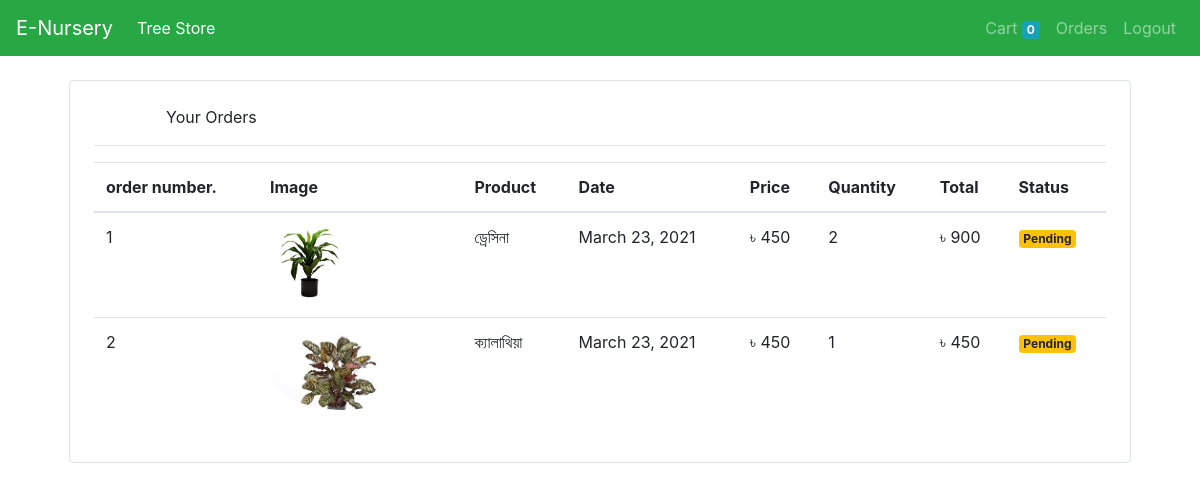
/orders (signed in), run on an earlier commit of the app's database.
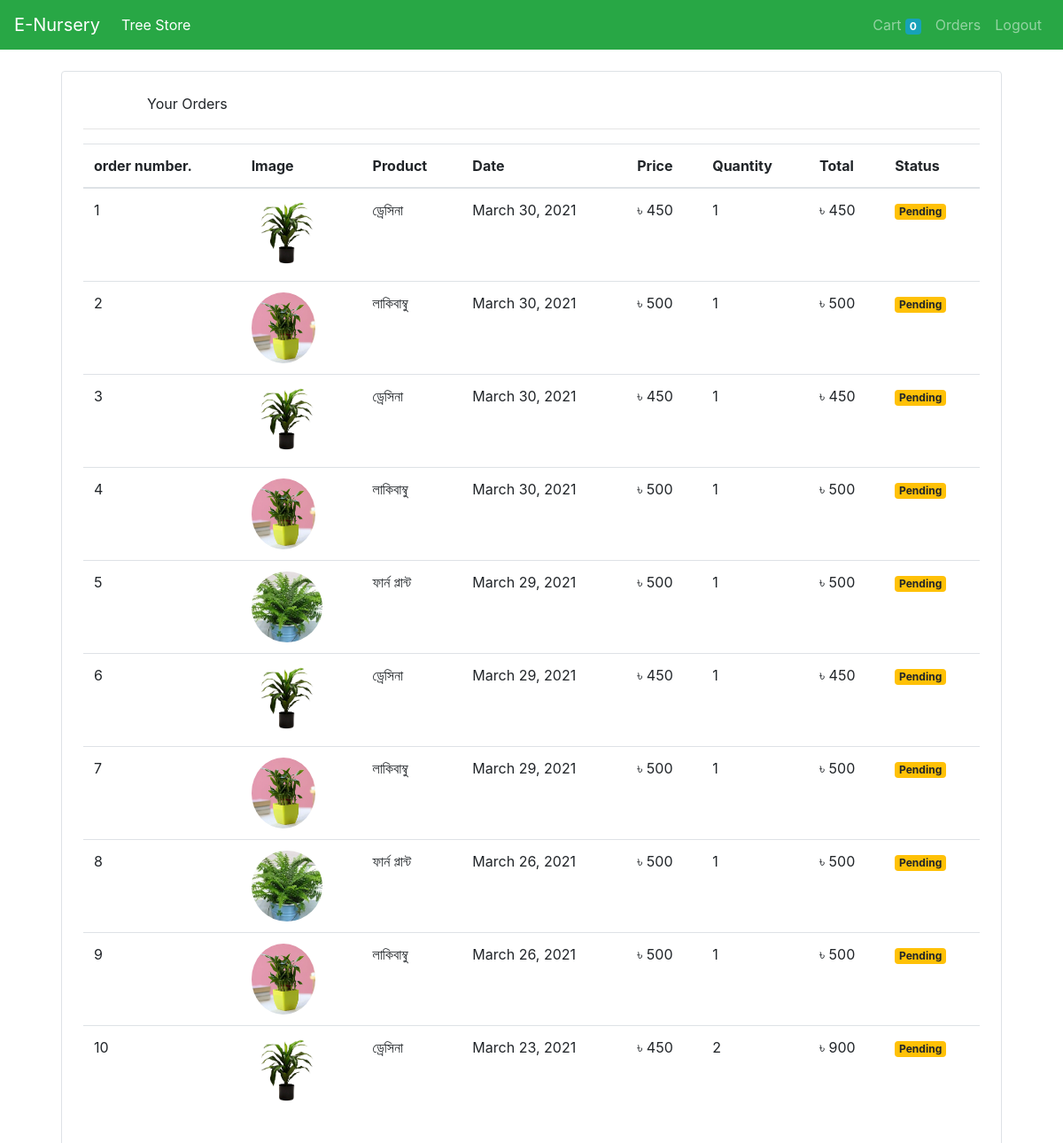
And on a later commit of the database.
### store/models/orders.py (models this page shows, shortened)
class Order(models.Model):
    product = models.ForeignKey(Product,
                                on_delete=models.CASCADE)
    customer = models.ForeignKey(Customer,
                                 on_delete=models.CASCADE)
    quantity = models.IntegerField(default=1)
    price = models.IntegerField()
    address = models.CharField(max_length=50, default='', blank=True)
    phone = models.CharField(max_length=50, default='', blank=True)
    date = models.DateField(default=datetime.datetime.today)
    status = models.BooleanField(default=False)
    @staticmethod
    def get_orders_by_customer(customer_id):
        return Order.objects.filter(customer=customer_id).order_by('-date')

### store/models/product.py (models this page shows, shortened)
class Product(models.Model):
    name = models.CharField(max_length=50)
    price = models.IntegerField(default=0)
    category = models.ForeignKey(Category, on_delete=models.CASCADE, default=1)
    description = models.CharField(max_length=200, default='' , null=True , blank=True)
    image = models.ImageField(upload_to='uploads/products/')

### store/middlewares/auth.py (the view)
    def middleware(request):
        print(request.session.get('customer'))
        returnUrl = request.META['PATH_INFO']
        print(request.META['PATH_INFO'])
        if not request.session.get('customer'):
           return redirect(f'login?return_url={returnUrl}')
        response = get_response(request)
        return response

### store/templatetags/custom_filter.py (called while the page is built)
@register.filter(name='currency')
def currency(number):
    return "৳ "+str(number)

@register.filter(name='multiply')
def multiply(number , number1):
    return number * number1

### store/views/orders.py (called while the page is built)
    def get(self , request ):
        customer = request.session.get('customer')
        orders = Order.get_orders_by_customer(customer)
        print(orders)
        return render(request , 'orders.html'  , {'orders' : orders})

### store/templates/orders.html
{% extends 'base.html' %}
{% block content %}
{% load cart %}
{% load custom_filter %}
<div class="container">
   <div class="border rounded p-4 m-4">
        <p class="display-5 pl-5 ml-4">Your Orders</p>
        <hr>
        <table class="table">
            <thead>
                <tr>
                    <th>order number.</th>
                    <th>Image</th>
                    <th>Product</th>
                    <th>Date</th>
                    <th>Price</th>
                    <th>Quantity</th>
                    <th>Total</th>
                    <th>Status</th>
                </tr>
            </thead>
            <tbody>
                {% for order in orders %}
                <tr>
                    <td>{{forloop.counter}}</td>
                    <td><img style="height: 80px;" class="rounded-circle" src="{{order.product.image.url}}" alt=""></td>
                    <td>{{order.product.name}}</td>
                    <td>{{order.date}}</td>
                    <td>{{order.price|currency}}</td>
                    <td>{{order.quantity}}</td>
                    <td>{{order.quantity|multiply:order.price|currency}}</td>
                    {% if order.status %}
                    <td><small class="badge badge-success">Completed</small></td>
                    {%else%}
                    <td><small class="badge badge-warning">Pending</small></td>
                    {% endif %}
                </tr>
                {% endfor %}
            </tbody>
        </table>
   </div>
</div>
{% endblock %}

What changed in the data, as far as the page shows it:
removed Order: product.image (picture), product.name "ক্যালাথিয়া", date "March 23, 2021", price "৳ 450", quantity "1", quantity|multiply "৳ 450", status "Pending"
added Order: product.image (picture), product.name "ড্রেসিনা", date "March 30, 2021", price "৳ 450", quantity "1", quantity|multiply "৳ 450", status "Pending"
added Order: product.image (picture), product.name "লাকিবাম্বু", date "March 30, 2021", price "৳ 500", quantity "1", quantity|multiply "৳ 500", status "Pending"
added Order: product.image (picture), product.name "ড্রেসিনা", date "March 30, 2021", price "৳ 450", quantity "1", quantity|multiply "৳ 450", status "Pending"
added Order: product.image (picture), product.name "লাকিবাম্বু", date "March 30, 2021", price "৳ 500", quantity "1", quantity|multiply "৳ 500", status "Pending"
added Order: product.image (picture), product.name "ফার্ন প্লান্ট", date "March 29, 2021", price "৳ 500", quantity "1", quantity|multiply "৳ 500", status "Pending"
added Order: product.image (picture), product.name "ড্রেসিনা", date "March 29, 2021", price "৳ 450", quantity "1", quantity|multiply "৳ 450", status "Pending"
added Order: product.image (picture), product.name "লাকিবাম্বু", date "March 29, 2021", price "৳ 500", quantity "1", quantity|multiply "৳ 500", status "Pending"
added Order: product.image (picture), product.name "ফার্ন প্লান্ট", date "March 26, 2021", price "৳ 500", quantity "1", quantity|multiply "৳ 500", status "Pending"
added Order: product.image (picture), product.name "লাকিবাম্বু", date "March 26, 2021", price "৳ 500", quantity "1", quantity|multiply "৳ 500", status "Pending"
